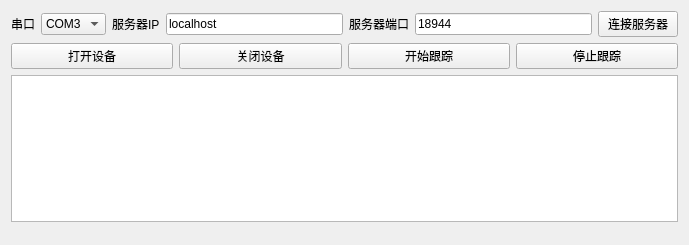
<?xml version="1.0" encoding="UTF-8"?>
<ui version="4.0">
 <class>stkAuroraTrackerWidget</class>
 <widget class="QWidget" name="stkAuroraTrackerWidget">
  <property name="geometry">
   <rect>
    <x>0</x>
    <y>0</y>
    <width>689</width>
    <height>245</height>
   </rect>
  </property>
  <property name="windowTitle">
   <string>stkAuroraTrackerWidget</string>
  </property>
  <layout class="QVBoxLayout" name="verticalLayout">
   <item>
    <layout class="QHBoxLayout" name="horizontalLayout_9">
     <item>
      <widget class="QLabel" name="label_15">
       <property name="text">
        <string>串口</string>
       </property>
      </widget>
     </item>
     <item>
      <widget class="QComboBox" name="comPortChoiceComboBox">
       <property name="currentIndex">
        <number>2</number>
       </property>
       <item>
        <property name="text">
         <string>COM1</string>
        </property>
       </item>
       <item>
        <property name="text">
         <string>COM2</string>
        </property>
       </item>
       <item>
        <property name="text">
         <string>COM3</string>
        </property>
       </item>
       <item>
        <property name="text">
         <string>COM4</string>
        </property>
       </item>
       <item>
        <property name="text">
         <string>COM5</string>
        </property>
       </item>
       <item>
        <property name="text">
         <string>COM6</string>
        </property>
       </item>
       <item>
        <property name="text">
         <string>COM7</string>
        </property>
       </item>
       <item>
        <property name="text">
         <string>COM8</string>
        </property>
       </item>
      </widget>
     </item>
     <item>
      <widget class="QLabel" name="label_16">
       <property name="text">
        <string>服务器IP</string>
       </property>
      </widget>
     </item>
     <item>
      <widget class="QLineEdit" name="serverIPEdit">
       <property name="text">
        <string>localhost</string>
       </property>
      </widget>
     </item>
     <item>
      <widget class="QLabel" name="label_17">
       <property name="text">
        <string>服务器端口</string>
       </property>
      </widget>
     </item>
     <item>
      <widget class="QLineEdit" name="serverPortEdit">
       <property name="text">
        <string>18944</string>
       </property>
      </widget>
     </item>
     <item>
      <widget class="QPushButton" name="connectServerButton">
       <property name="text">
        <string>连接服务器</string>
       </property>
      </widget>
     </item>
    </layout>
   </item>
   <item>
    <layout class="QHBoxLayout" name="horizontalLayout_7">
     <item>
      <widget class="QPushButton" name="openDeviceButton">
       <property name="text">
        <string>打开设备</string>
       </property>
      </widget>
     </item>
     <item>
      <widget class="QPushButton" name="closeDeviceButton">
       <property name="text">
        <string>关闭设备</string>
       </property>
      </widget>
     </item>
     <item>
      <widget class="QPushButton" name="startTrackingButton">
       <property name="text">
        <string>开始跟踪</string>
       </property>
      </widget>
     </item>
     <item>
      <widget class="QPushButton" name="stopTrackingButton">
       <property name="text">
        <string>停止跟踪</string>
       </property>
      </widget>
     </item>
    </layout>
   </item>
   <item>
    <widget class="QTableWidget" name="toolsTableWidget">
     <property name="minimumSize">
      <size>
       <width>0</width>
       <height>147</height>
      </size>
     </property>
     <property name="maximumSize">
      <size>
       <width>16777215</width>
       <height>147</height>
      </size>
     </property>
    </widget>
   </item>
   <item>
    <spacer name="verticalSpacer">
     <property name="orientation">
      <enum>Qt::Vertical</enum>
     </property>
     <property name="sizeHint" stdset="0">
      <size>
       <width>20</width>
       <height>52</height>
      </size>
     </property>
    </spacer>
   </item>
  </layout>
 </widget>
 <layoutdefault spacing="6" margin="11"/>
 <resources/>
 <connections/>
</ui>
